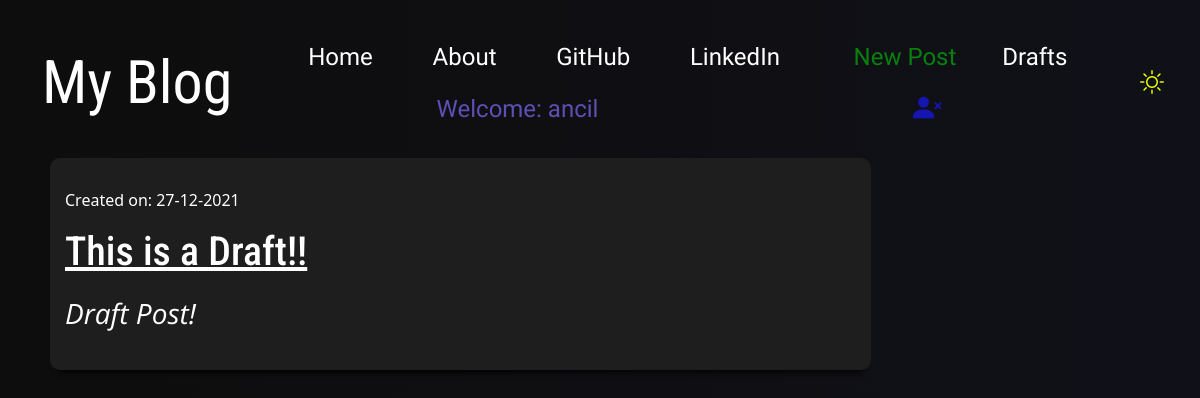
Screenshot of /drafts/ (signed in) with the database file from the repository.
### blog_app/models.py (models this page shows, shortened)
class Post(models.Model):
    author = models.ForeignKey('auth.User',on_delete=models.CASCADE)
    title = models.CharField(max_length= 200)
    text = models.TextField()
    created_date= models.DateTimeField(default=timezone.now)
    published_date = models.DateTimeField(blank=True,null=True)

### blog_app/views.py (the view)
# urls.py: path('drafts/', views.DraftListView.as_view(), name='post_draft_list'),
class DraftListView(LoginRequiredMixin,ListView):
    login_url = '/login/'
    context_object_name = 'post_draft_list'
    template_name = 'post_draft_list.html'
    redirect_field_name = 'blog_app/post_draft_list.html'
    model = Post
    def get_queryset(self):
        return Post.objects.filter(published_date__isnull=True).order_by('created_date')

### blog_app/templates/blog_app/post_draft_list.html
{% extends 'blog_app/base.html' %}
{% block content %}
<div class="centerstage">
    {% for post in post_draft_list %}
    <div class="post postblock">
        <p class="date" style="padding-top:15px">Created on: {{ post.created_date|date:'d-m-Y' }}</p>
        <h1 class='posttitle'><a href="{% url 'post_detail' pk=post.pk %}">{{ post.title }}</a></h1>
    <div class="postcontent">
        <p>{{ post.text|safe|truncatechars:200|linebreaksbr }}</p>
    </div>
</div>
    {% empty %}
    <p class="postblock postcontent">No drafts.</p>
    {% endfor %}
</div>
{% endblock %}

### blog_app/templates/blog_app/base.html (shortened to what this page needs)
<!DOCTYPE html>
{% load static %}
<html lang="en">
<head>
    <link href="https://cdn.jsdelivr.net/npm/bootstrap@5.1.3/dist/css/bootstrap.min.css" rel="stylesheet">
    <link rel="stylesheet" href="//cdn.jsdelivr.net/npm/medium-editor@latest/dist/css/medium-editor.min.css" type="text/css" media="screen" charset="utf-8">
    <link rel="stylesheet" href="{% static 'css/blog.css' %}">
</head>
<body>
    <nav class="navbar navbar-expand-lg techfont">
        <div class="container-fluid" id="navbarContent">
            <a class="navbar-brand nav-padding link-text-brand" id="bigbrand" href="{% url 'post_list' %}">My Blog</a>
          <div class="collapse navbar-collapse nav-fill" id="navbarSupportedContent">
             <ul class="nav nav-pills ms-auto nav-fill">
                <li class="nav-item"><a class="nav-link link-text" aria-current="page" href="{% url 'post_list' %}">Home</a></li>
                <li class="nav-item"><a class="nav-link link-text" aria-current="page" href="{% url 'about' %}">About</a></li>
                <li class="nav-item"><a class="nav-link link-text" aria-current="page" href="https://www.github.com/ancilnf/" target="_blank" rel="noreferrer noopener">GitHub</a></li>
                <li class="nav-item"><a class="nav-link link-text" aria-current="page" href="https://www.linkedin.com/in/ancil-fernandes/" target="_blank" rel="noreferrer noopener">LinkedIn</a></li>
              {% if user.is_authenticated %}
               <li class="nav-item"><a class="nav-link link-text " aria-current="page" style="text-align: end; color: rgb(8, 128, 14);" href="{% url 'post_new' %}">New Post</a></li>
               <li class="nav-item"><a class="nav-link link-text" aria-current="page" href="{% url 'post_draft_list' %}">Drafts</a></li>
               <li class="nav-item"><a class="nav-link bigbrand" style="color: rgb(93, 79, 180);">Welcome: {{ user.username }}</a></li>
               <li class="nav-item"><a class="nav-link link-primary link-text-log" title="Log Out" aria-current="page" href="{% url 'logout' %}"><i class="bi bi-person-x-fill"></i></a></li>
              {% else %}
               <li class="nav-item"><a class="nav-link link-primary link-text-log" title="Log In" aria-current="page" href="{% url 'login' %}"><i class="bi bi-person-circle"></i></a></li>
              {% endif %}
             </ul>
            </div>
            <div class="switch">
              <label class="switch__label bi-brightness-high center" for="switchld"></label>
            </div>
        </div>
      </nav>
      <div class="content container loader">
        <div class="d-flex flex-row">
          <div class="col-9 p-2">
              <div class="blog_posts">
                {% block content %}
                {% endblock %}
              </div>
            </div>
            <div class="col-3 p-2">
            </div>
          </div>
    </div>
    <link rel="stylesheet" href="https://cdn.jsdelivr.net/npm/bootstrap-icons@1.7.2/font/bootstrap-icons.css">
</body>
</html>

### blog_app/static/css/blog.css (style rules this page uses)
:root { --bg-mode: linear-gradient(270deg, #101118,#0e0d0d); --form-bg-mode: rgb(30, 30, 30); --comment-bg-mode: rgb(0, 0, 0); --color: rgb(255, 255, 255); --mode-icon-color: rgb(251, 255, 0); --box-shadow: 0 10px 6px -8px rgb(0, 0, 0); }
body { background: var(--bg-mode); background-size: cover; height: 100%; color: var(--color); }
.techfont { font-family: 'Staatliches', cursive; font-size: 1.5em; margin-bottom: 10px; }
a { color:var(--color); }
.postblock { background-color: var(--form-bg-mode); box-shadow: var(--box-shadow); border-radius: 10px; padding: 15px 10px 20px 15px; margin-bottom: 10px; }
.nav-padding { padding: 30px; }
.link-text-log { color:rgb(21, 21, 177); background: 10px 10px; background-color: red; transition: 0.5s; transform: scale(1.2); }
.link-text { color: var(--color); transition: 0.5s; }
.link-text-brand { transition: 0.5s; }
#bigbrand { color: var(--color); font-family: 'Roboto Condensed', sans-serif; font-size: 2.5em; }
.centerstage { margin-right: auto; margin-left: auto; }
.posttitle { font-family: 'Roboto Condensed', sans-serif; font-size: 2.5em; text-align: left; }
.postcontent { font-family: 'Open Sans', sans-serif; font-size: 1.75em; text-align: left; }
@media (min-width: 1000px) { .postblock { width: 100%; } }
@media (min-width: 1000px) { .content { padding-top: 150px; } }
.switch { width: 100px; text-align: center; }
.switch__label { color: var(--mode-icon-color); transition: 0.5s; }

### rows the page displays
Post: created_date "27-12-2021", title "This is a Draft!!", text "Draft Post!"

### other values shown
{{ user.username }} "ancil"
